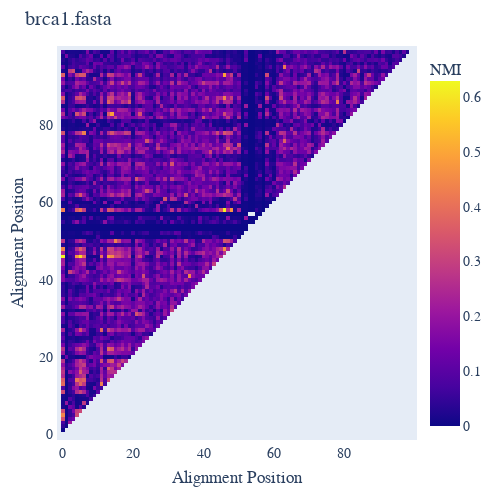

Source (notebook cell):
### Markdown cell above
## Display coevolution as a heatmap

### Code cell
from cogent3 import load_aligned_seqs

aln = load_aligned_seqs("../data/brca1.fasta", moltype='dna')
aln = aln.no_degenerates(motif_length=3)
aln = aln.get_translation()
aln = aln[:100]  # for compute speed in testing the documentation
coevo = aln.coevolution(show_progress=False, drawable='heatmap')
coevo.show()

### Figure 1 — Plotly figure (JSON) as saved in the notebook; plotly's stock layout.template omitted (floating-point values rounded to 4 significant figures; data arrays with more than 128 entries replaced by an {"elided": "..."} marker saying what was removed)
{"data": [{"colorbar": {"title": {"font": {"size": 16}, "text": "NMI"}}, "type": "heatmap", "z": {"elided": "100x100 float values"}}], "layout": {"autosize": false, "font": {"family": "Balto", "size": 14}, "height": 500, "hovermode": "closest", "margin": {"b": 50, "l": 50, "pad": 4, "r": 50, "t": 50}, "showlegend": true, "title": {"text": "brca1.fasta"}, "width": 500, "xaxis": {"mirror": true, "showgrid": false, "showline": true, "showticklabels": true, "title": {"text": "Alignment Position"}, "visible": true, "zeroline": false}, "yaxis": {"mirror": true, "showgrid": false, "showline": true, "showticklabels": true, "title": {"text": "Alignment Position"}, "visible": true, "zeroline": false}}}
